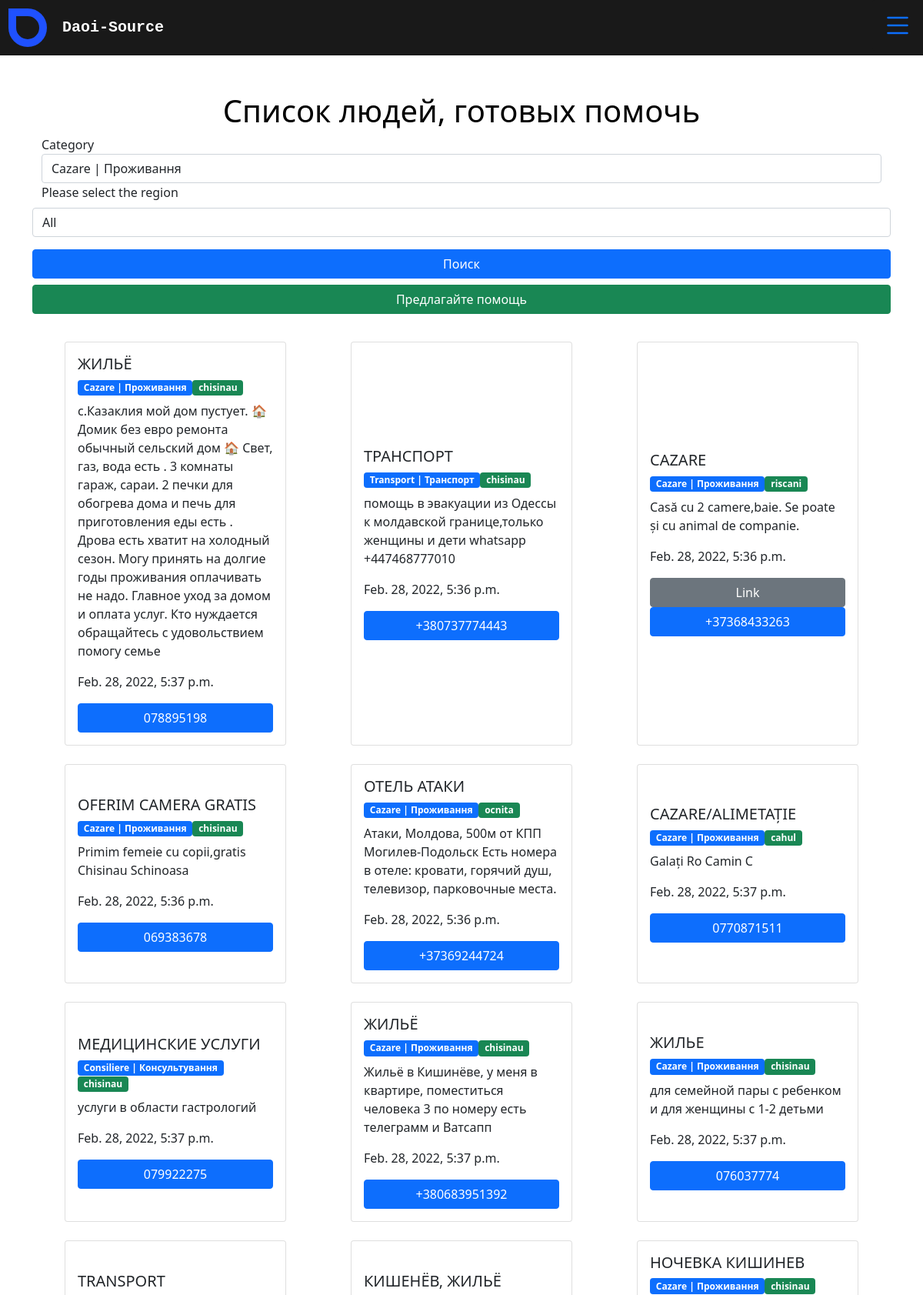
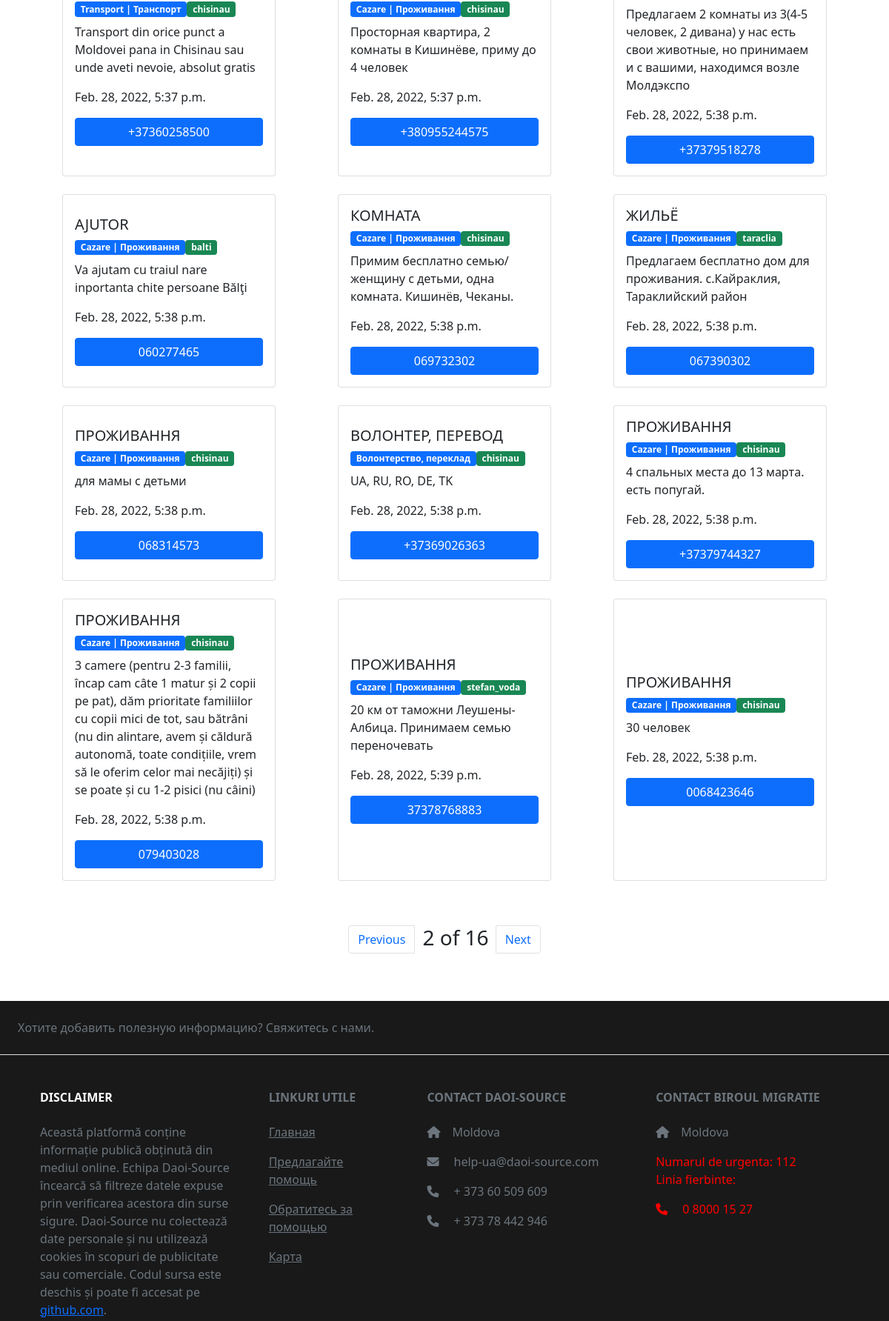
The app's page /help_list/?page=2 (upper part) with its own data (2 pictures, top to bottom).
### main/models.py (models this page shows)
class Help(models.Model):
    title = models.CharField(max_length=20, db_column="title")
    name = models.CharField(max_length=255)
    tel = models.CharField(max_length=15)
    details = models.TextField(max_length=1000)
    mod_date = models.DateTimeField(auto_now=True)
    link = models.URLField(max_length=1000, blank=True)
    class Adress(models.TextChoices):
        chisinau = "chisinau", "chisinau"
        balti = "balti", "balti"
        comrat = "comrat", "comrat"
        anenii_noi = "anenii_noi", "anenii_noi"
        basarabeasca = "basarabeasca", "basarabeasca"
        briceni = "briceni", "briceni"
        cahul = "cahul", "cahul"
        cantemir = "cantemir", "cantemir"
        calarasi = "calarasi", "calarasi"
        causeni = "causeni", "causeni"
        cimislia = "cimislia", "cimislia"
        criuleni = "criuleni", "criuleni"
        donduseni = "donduseni", "donduseni"
        drochia = "drochia", "drochia"
        dubasari = "dubasari", "dubasari"
        edinet = "edinet", "edinet"
        falesti = "falesti", "falesti"
        floresti = "floresti", "floresti"
        glodeni = "glodeni", "glodeni"
        hincesti = "hincesti", "hincesti"
        ialoveni = "ialoveni", "ialoveni"
        leova = "leova", "leova"
        nisporeni = "nisporeni", "nisporeni"
        ocnita = "ocnita", "ocnita"
        orhei = "orhei", "orhei"
        rezina = "rezina", "rezina"
        riscani = "riscani", "riscani"
        singerei = "singerei", "singerei"
        soroca = "soroca", "soroca"
        straseni = "straseni", "straseni"
        soldanesti = "soldanesti", "soldanesti"
        stefan_voda = "stefan_voda", "stefan_voda"
        taraclia = "taraclia", "taraclia"
        telenesti = "telenesti", "telenesti"
        ungheni = "ungheni", "ungheni"
    address = models.CharField(max_length=1000, choices=Adress.choices, default="chisinau")
    valabil = models.BooleanField(default=True)
    class Category(models.TextChoices):
        cazare = "cazare", 'Cazare | Проживання'
        transport = "transport", 'Transport | Транспорт'
        consiliere = "consiliere", 'Consiliere | Консультування'
        voluntariat = 'voluntariat', 'Волонтерство, переклад'
        donatii = 'donatii', 'Haine, alimente | Одяг, їжа'
        lucru = 'lucru', 'Lucru | Работа '
        medical = 'medical', 'Servicii medicale | Медицинские услуги'
    category = models.CharField(max_length=20, choices=Category.choices, null=True, default="None")
    def __str__(self):
        return f"{self.title}"

### main/views.py (the view)
# urls.py: path("help_list/", help_list, name="help_list" ),
def help_list(request):
    help_list = Help.objects.order_by("-pk")
    all_list = help_list
    help_type = request.GET.get("category")
    address = request.GET.get("address")
    if address:
        help_list = help_list.filter(address=address)
    if help_type:
        help_list = help_list.filter(category=help_type)
    if help_list:
        paginator = Paginator(help_list, 21)
    else:
        paginator = Paginator(all_list, 21)
    page_number = request.GET.get('page', 1)
    try:
        help = paginator.page(page_number)
    except PageNotAnInteger:
        help = paginator.page(1)
    except EmptyPage:
        page_number = paginator.page(paginator.num_pages)
    page_obj = paginator.get_page(page_number)
    context = {
        "help": help,
        "page_obj": page_obj,
        "page_number": page_number,
        "help_list": help_list,
        "help_type": help_type,
        "address": address,
    }
    return render(request, "main/help_list.html", context=context)

### main/templates/main/help_list.html (shortened to what this page needs)
{% extends 'base.html' %}
{% block main %}
<br>
<div class="container">
<div class="container">
  <br>
  {% if request.path == "/help_list/" %}
  <form method="get" class="row align-items-center justify-content-center">
    <h1 class="text-center">Список людей, готовых помочь</h1>
    <div class="form-group">
      <label for="category">Category</label>
      <select name="category" id="category" class="form-control" required>
        <option value="cazare">Cazare | Проживання</option>
      </select>
    </div>
            <label for="address">Please select the region</label>
            <select style="margin: .5rem;" class="form-control" id="address" name="address">
              <option value="">All</option>
            </select>
        <input style="margin: .5rem;" type="submit" class="btn btn-primary" value="Поиск">
        <a href="{% url 'help' %}" class="btn btn-success">Предлагайте помощь</a>
    </form>
  {% else %}
    <div class="row align-items-center justify-content-center">
      <h1 class="text-center">Список людей, обращающихся за помощью</h1>
      <br>
      <a href="{% url 'need_help' %}" class="btn btn-success">Обратитесь за помощью</a>
    </div>
  {% endif %}
  </div>
  <br>
<div class="container">
    <div class="row">
{% for item in help %}
<div class="col-md-4 col-sm-12 d-flex justify-content-center">
    <div class="card d-flex justify-content-center align-items-between" style="width: 18rem; margin:.75rem 0rem;min-height:200px ;">
        <div class="card-body d-flex justify-content-center align-items-between flex-column">
          <h5 class="card-title">{{ item|upper }}</h5>
          <h6><span class="badge bg-primary">{{ item.get_category_display }}</span><span class="badge bg-success">{{ item.get_address_display }}</span></h6>
          <p class="card-text">{{ item.details }}</p>
          {% if item.mod_date%}
          <p class="card-text">{{ item.mod_date }}</p>
          {% elif item.pub_date %}
          <p class="card-text">{{ item.pub_date }}</p>
          {% else %}
          <p class="card-text">Feb. 25, 2022</p>
          {% endif %}
          <div class="position-relative bottom-0 d-flex align-items-end justify-content-center flex-column">
            {% if item.link %}
            <a href="{{ item.link }}" class="btn btn-secondary col-sm-12">Link</a>
            {% endif %}
            <a href="tel:{{ item.tel }}" class="btn btn-primary col-sm-12">{{ item.tel }}</a>
          </div>
        </div>
      </div>
</div>
{% endfor %}
</div>
</div>
</div>
{% if help.has_other_pages %}
                <div class="container-fluid">
                <div class="container-fluid" style="width: 100%">
                    <div class="col-sm-12 d-flex justify-content-center" style="margin:3rem 0rem;">
                          <ul class="pagination" style="padding: 0px 5rem">
                                {% if help.has_previous %}
                                <li class="page-item"><a class="page-link" href="?page={{ help.previous_page_number }}">Previous</a></li>
                                {% endif %}
                                <h3 style="margin:0px 10px;width:max-content;">{{ page_number }} of {{ help.paginator.num_pages }}</h3>
                            {% if help.has_next %}
                            <li class="page-item"><a class="page-link" href="?page={{ help.next_page_number }}">Next</a></li>
                            {% endif %}
                          </ul>
                    </div>
                </div>
              </div>
            {% endif %}
{% endblock %}

### static/style.css (style rules this page uses)
body { background-repeat: no-repeat; background-position: center; }
h1 { color:rgb(0, 0, 0); margin:10px; }

### records on screen
Help: title "ЖИЛЬЁ", category "Cazare | Проживання", address "chisinau", details "с.Казаклия мой дом пустует. 🏠 Домик без евро ремонта обычный сельский дом 🏠 Свет, газ, вода есть . 3 комнаты гараж, сараи. 2 печки для обогрева дома и печь для приготовления еды есть . Дрова есть хватит на холодный сезон. Могу принять на долгие годы проживания оплачивать не надо. Главное уход за домом и оплата услуг. Кто нуждается обращайтесь с удовольствием помогу семье", mod_date "Feb. 28, 2022, 5:37 p.m.", tel "078895198"
Help: title "ТРАНСПОРТ", category "Transport | Транспорт", address "chisinau", details "помощь в эвакуации из Одессы к молдавской границе,только женщины и дети whatsapp +447468777010", mod_date "Feb. 28, 2022, 5:36 p.m.", tel "+380737774443"
Help: title "CAZARE", category "Cazare | Проживання", address "riscani", details "Casă cu 2 camere,baie. Se poate și cu animal de companie.", mod_date "Feb. 28, 2022, 5:36 p.m.", tel "+37368433263"
Help: title "OFERIM CAMERA GRATIS", category "Cazare | Проживання", address "chisinau", details "Primim femeie cu copii,gratis Chisinau Schinoasa", mod_date "Feb. 28, 2022, 5:36 p.m.", tel "069383678"
Help: title "ОТЕЛЬ АТАКИ", category "Cazare | Проживання", address "ocnita", details "Атаки, Молдова, 500м от КПП Могилев-Подольск Есть номера в отеле: кровати, горячий душ, телевизор, парковочные места.", mod_date "Feb. 28, 2022, 5:36 p.m.", tel "+37369244724"
Help: title "CAZARE/ALIMETAȚIE", category "Cazare | Проживання", address "cahul", details "Galați Ro Camin C", mod_date "Feb. 28, 2022, 5:37 p.m.", tel "0770871511"
Help: title "МЕДИЦИНСКИЕ УСЛУГИ", category "Consiliere | Консультування", address "chisinau", details "услуги в области гастрологий", mod_date "Feb. 28, 2022, 5:37 p.m.", tel "079922275"
Help: title "ЖИЛЬЁ", category "Cazare | Проживання", address "chisinau", details "Жильё в Кишинёве, у меня в квартире, поместиться человека 3 по номеру есть телеграмм и Ватсапп", mod_date "Feb. 28, 2022, 5:37 p.m.", tel "+380683951392"
Help: title "ЖИЛЬЕ", category "Cazare | Проживання", address "chisinau", details "для семейной пары с ребенком и для женщины с 1-2 детьми", mod_date "Feb. 28, 2022, 5:37 p.m.", tel "076037774"
Help: title "TRANSPORT", category "Transport | Транспорт", address "chisinau", details "Transport din orice punct a Moldovei pana in Chisinau sau unde aveti nevoie, absolut gratis", mod_date "Feb. 28, 2022, 5:37 p.m.", tel "+37360258500"
Help: title "КИШЕНЁВ, ЖИЛЬЁ", category "Cazare | Проживання", address "chisinau", details "Просторная квартира, 2 комнаты в Кишинёве, приму до 4 человек", mod_date "Feb. 28, 2022, 5:37 p.m.", tel "+380955244575"
Help: title "НОЧЕВКА КИШИНЕВ", category "Cazare | Проживання", address "chisinau", details "Предлагаем 2 комнаты из 3(4-5 человек, 2 дивана) у нас есть свои животные, но принимаем и с вашими, находимся возле Молдэкспо", mod_date "Feb. 28, 2022, 5:38 p.m.", tel "+37379518278"
Help: title "AJUTOR", category "Cazare | Проживання", address "balti", details "Va ajutam cu traiul nare inportanta chite persoane Bălţi", mod_date "Feb. 28, 2022, 5:38 p.m.", tel "060277465"
Help: title "КОМНАТА", category "Cazare | Проживання", address "chisinau", details "Примим бесплатно семью/женщину с детьми, одна комната. Кишинёв, Чеканы.", mod_date "Feb. 28, 2022, 5:38 p.m.", tel "069732302"
Help: title "ЖИЛЬЁ", category "Cazare | Проживання", address "taraclia", details "Предлагаем бесплатно дом для проживания. с.Кайраклия, Тараклийский район", mod_date "Feb. 28, 2022, 5:38 p.m.", tel "067390302"
Help: title "ПРОЖИВАННЯ", category "Cazare | Проживання", address "chisinau", details "для мамы с детьми", mod_date "Feb. 28, 2022, 5:38 p.m.", tel "068314573"
Help: title "ВОЛОНТЕР, ПЕРЕВОД", category "Волонтерство, переклад", address "chisinau", details "UA, RU, RO, DE, TK", mod_date "Feb. 28, 2022, 5:38 p.m.", tel "+37369026363"
Help: title "ПРОЖИВАННЯ", category "Cazare | Проживання", address "chisinau", details "4 спальных места до 13 марта. есть попугай.", mod_date "Feb. 28, 2022, 5:38 p.m.", tel "+37379744327"
Help: title "ПРОЖИВАННЯ", category "Cazare | Проживання", address "chisinau", details "3 camere (pentru 2-3 familii, încap cam câte 1 matur și 2 copii pe pat), dăm prioritate familiilor cu copii mici de tot, sau bătrâni (nu din alintare, avem și căldură autonomă, toate condițiile, vrem să le oferim celor mai necăjiți) și se poate și cu 1-2 pisici (nu câini)", mod_date "Feb. 28, 2022, 5:38 p.m.", tel "079403028"
Help: title "ПРОЖИВАННЯ", category "Cazare | Проживання", address "stefan_voda", details "20 км от таможни Леушены-Албица. Принимаем семью переночевать", mod_date "Feb. 28, 2022, 5:39 p.m.", tel "37378768883"
Help: title "ПРОЖИВАННЯ", category "Cazare | Проживання", address "chisinau", details "30 человек", mod_date "Feb. 28, 2022, 5:38 p.m.", tel "0068423646"

### other values on screen
{{ page_number }} "2"
{{ help.paginator.num_pages }} "16"
